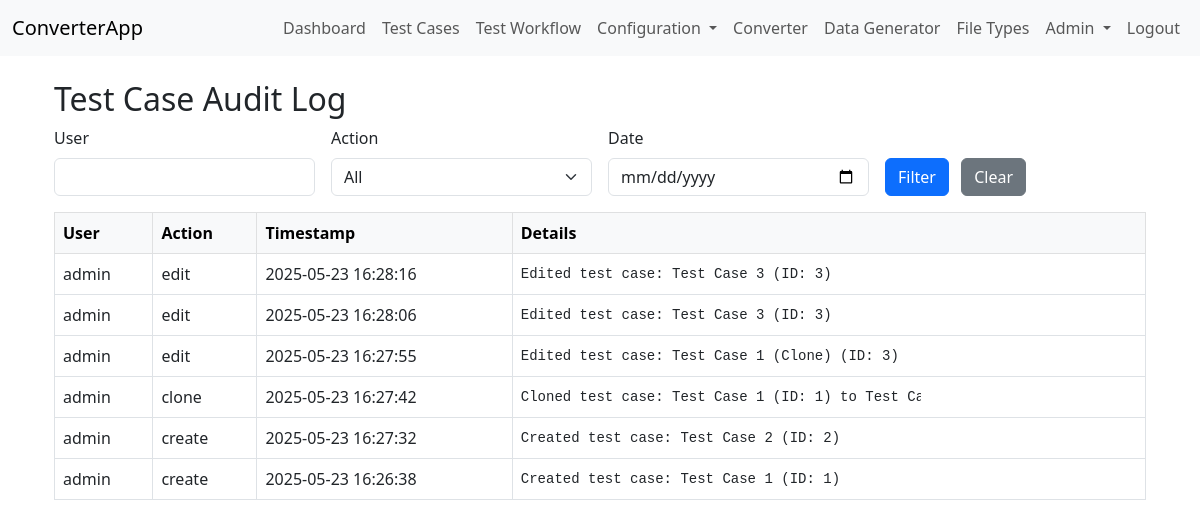
Page /testcases/auditlog (signed in) on the committed database.
### app/models.py (models this page shows)
class AuditLog(db.Model):
    id = db.Column(db.Integer, primary_key=True)
    user = db.Column(db.String(150))
    action = db.Column(db.String(50))
    filetype = db.Column(db.String(100))
    timestamp = db.Column(db.DateTime, default=datetime.utcnow)
    details = db.Column(db.Text)

### app/testcases.py (the view, shortened to what this page needs)
@testcases.route('/testcases/auditlog', methods=['GET'])
@login_required
def testcases_auditlog():
    query = AuditLog.query.filter_by(filetype='testcase')
    user = request.args.get('user')
    action = request.args.get('action')
    date = request.args.get('date')
    if user:
        query = query.filter_by(user=user)
    if action:
        query = query.filter_by(action=action)
    logs = query.order_by(AuditLog.timestamp.desc()).limit(100).all()
    return render_template('testcases_auditlog.html', logs=logs, user=user, action=action, date=date)

### app/auth/routes.py (called while the page is built)
@login_manager.user_loader
def load_user(user_id):
    return User.query.get(int(user_id))

### app/templates/testcases_auditlog.html (shortened to what this page needs)
{% extends 'base.html' %}
{% block content %}
<div class="container mt-4">
  <h2>Test Case Audit Log</h2>
  <form class="row g-3 mb-3" method="get">
    <div class="col-md-3">
      <label for="user" class="form-label">User</label>
      <input type="text" name="user" id="user" class="form-control" value="{{ user or '' }}">
    </div>
    <div class="col-md-3">
      <label for="action" class="form-label">Action</label>
      <select name="action" id="action" class="form-select">
        <option value="">All</option>
      </select>
    </div>
    <div class="col-md-3">
      <label for="date" class="form-label">Date</label>
      <input type="date" name="date" id="date" class="form-control" value="{{ date or '' }}">
    </div>
    <div class="col-md-3 align-self-end">
      <button type="submit" class="btn btn-primary">Filter</button>
      <a href="{{ url_for('testcases.testcases_auditlog') }}" class="btn btn-secondary ms-2">Clear</a>
    </div>
  </form>
  <div class="table-responsive">
    <table class="table table-bordered align-middle">
      <thead class="table-light">
        <tr>
          <th>User</th>
          <th>Action</th>
          <th>Timestamp</th>
          <th>Details</th>
        </tr>
      </thead>
      <tbody>
        {% for log in logs %}
        <tr>
          <td>{{ log.user }}</td>
          <td>{{ log.action }}</td>
          <td>{{ log.timestamp.strftime('%Y-%m-%d %H:%M:%S') }}</td>
          <td><pre class="mb-0" style="max-width:400px; max-height:60px; overflow:auto;">{{ log.details }}</pre></td>
        </tr>
        {% endfor %}
      </tbody>
    </table>
  </div>
</div>
{% endblock %}

### rows in the picture
AuditLog: user "admin", action "edit", timestamp "2025-05-23 16:28:16", details "Edited test case: Test Case 3 (ID: 3)"
AuditLog: user "admin", action "edit", timestamp "2025-05-23 16:28:06", details "Edited test case: Test Case 3 (ID: 3)"
AuditLog: user "admin", action "edit", timestamp "2025-05-23 16:27:55", details "Edited test case: Test Case 1 (Clone) (ID: 3)"
AuditLog: user "admin", action "clone", timestamp "2025-05-23 16:27:42", details "Cloned test case: Test Case 1 (ID: 1) to Test…"
AuditLog: user "admin", action "create", timestamp "2025-05-23 16:27:32", details "Created test case: Test Case 2 (ID: 2)"
AuditLog: user "admin", action "create", timestamp "2025-05-23 16:26:38", details "Created test case: Test Case 1 (ID: 1)"
